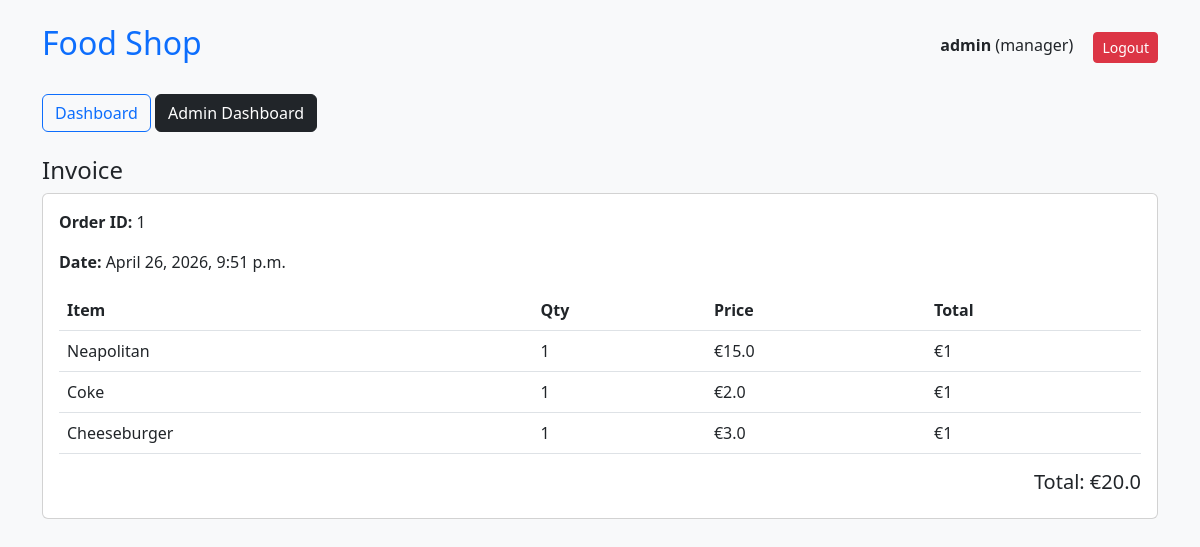
Page /invoice/1/ (signed in) on the committed database.
### core/models.py (models this page shows, shortened)
class User(AbstractUser):
    ROLE_CHOICES = (
        ('customer', 'Customer'),
        ('staff', 'Staff'),
        ('manager', 'Manager'),
    )
    role = models.CharField(max_length=10, choices=ROLE_CHOICES)

class Invoice(models.Model):
    order = models.OneToOneField(Order, on_delete=models.CASCADE)
    total_amount = models.FloatField()
    created_at = models.DateTimeField(auto_now_add=True)

class Order(models.Model):
    STATUS_CHOICES = [
        ('Pending', 'Pending'),
        ('Preparing', 'Preparing'),
        ('Ready', 'Ready'),
        ('Delivered', 'Delivered'),
    ]
    customer = models.ForeignKey(User, on_delete=models.CASCADE)
    status = models.CharField(max_length=20, choices=STATUS_CHOICES, default="Pending")
    created_at = models.DateTimeField(auto_now_add=True)

class InvoiceItem(models.Model):
    invoice = models.ForeignKey(Invoice, on_delete=models.CASCADE)
    food_item = models.ForeignKey(FoodItem, on_delete=models.CASCADE)
    quantity = models.IntegerField()
    price = models.FloatField()

class FoodItem(models.Model):
    name = models.CharField(max_length=100)
    price = models.FloatField()
    category = models.ForeignKey(Category, on_delete=models.CASCADE)

### core/views.py (the view, shortened to what this page needs)
# urls.py: path('invoice/<int:order_id>/', views.create_invoice),
@login_required
def create_invoice(request, order_id):
    order = get_object_or_404(Order, id=order_id)
    invoice, created = Invoice.objects.get_or_create(
        order=order,
        defaults={'total_amount': 0}
    )
    return render(request, 'invoice.html', {'invoice': invoice})

### core/templates/invoice.html
{% extends 'base.html' %}
{% block content %}
<h4>Invoice</h4>
<div class="card p-3">
    <p><b>Order ID:</b> {{invoice.order.id}}</p>
    <p><b>Date:</b> {{invoice.created_at}}</p>
    <table class="table">
        <thead>
            <tr>
                <th>Item</th>
                <th>Qty</th>
                <th>Price</th>
                <th>Total</th>
            </tr>
        </thead>
        <tbody>
        {% for item in invoice.invoiceitem_set.all %}
            <tr>
                <td>{{item.food_item.name}}</td>
                <td>{{item.quantity}}</td>
                <td>€{{item.price}}</td>
                <td>€{{item.quantity|floatformat:2|add:"0"|floatformat}} </td>
            </tr>
        {% endfor %}
        </tbody>
    </table>
    <h5 class="text-end">Total: €{{invoice.total_amount}}</h5>
</div>
{% endblock %}

### core/templates/base.html (shortened to what this page needs)
<!DOCTYPE html>
<html>
<head>
    <link href="https://cdn.jsdelivr.net/npm/bootstrap@5.3.0/dist/css/bootstrap.min.css" rel="stylesheet">
</head>
<body class="bg-light">
<div class="container mt-4">
    <div class="d-flex justify-content-between align-items-center mb-4">
        <h2 class="text-primary">Food Shop</h2>
        <div>
            <span class="me-3">
                <b>{{request.user.username}}</b> ({{request.user.role}})
            </span>
            <a href="/logout/" class="btn btn-danger btn-sm">Logout</a>
        </div>
    </div>
    <div class="mb-4">
        <a href="/" class="btn btn-outline-primary">Dashboard</a>
        {% if request.user.role == "manager" %}
            <a href="/admin-dashboard/" class="btn btn-dark">Admin Dashboard</a>
        {% endif %}
    </div>
    {% block content %}{% endblock %}
</div>
</body>
</html>

### rows in the picture
User: user.username "admin", user.role "manager"
Invoice: order.id "1", created_at "April 26, 2026, 9:51 p.m.", total_amount "20.0"
InvoiceItem: food_item.name "Neapolitan", quantity "1", price "15.0", quantity|add "1"
InvoiceItem: food_item.name "Coke", quantity "1", price "2.0", quantity|add "1"
InvoiceItem: food_item.name "Cheeseburger", quantity "1", price "3.0", quantity|add "1"
